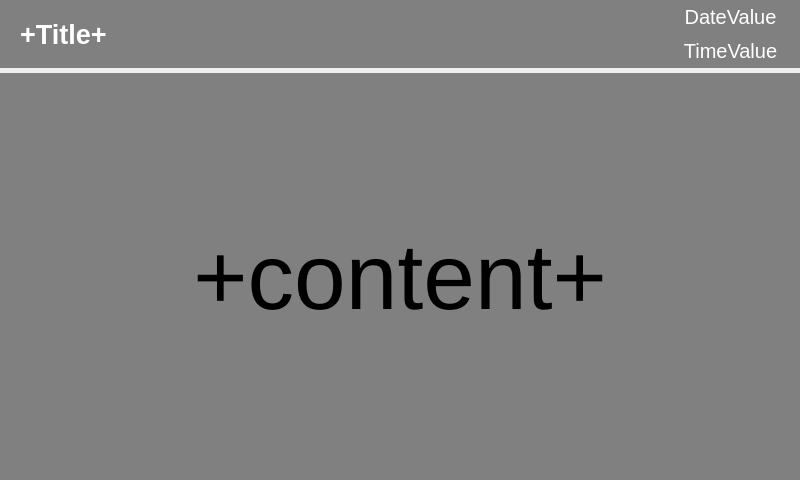
<?xml version="1.0" encoding="UTF-8"?>
<ui version="4.0">
 <class>InfScanCard</class>
 <widget class="QWidget" name="InfScanCard">
  <property name="geometry">
   <rect>
    <x>0</x>
    <y>0</y>
    <width>800</width>
    <height>480</height>
   </rect>
  </property>
  <property name="windowTitle">
   <string>Form</string>
  </property>
  <layout class="QVBoxLayout" name="verticalLayout_2" stretch="1,6">
   <property name="spacing">
    <number>5</number>
   </property>
   <property name="leftMargin">
    <number>0</number>
   </property>
   <property name="topMargin">
    <number>0</number>
   </property>
   <property name="rightMargin">
    <number>0</number>
   </property>
   <property name="bottomMargin">
    <number>0</number>
   </property>
   <item>
    <widget class="QWidget" name="titleLayout_this" native="true">
     <property name="sizePolicy">
      <sizepolicy hsizetype="Ignored" vsizetype="Ignored">
       <horstretch>0</horstretch>
       <verstretch>0</verstretch>
      </sizepolicy>
     </property>
     <property name="styleSheet">
      <string notr="true">background:Gray</string>
     </property>
     <property name="class" stdset="0">
      <string>lightPanelStyle</string>
     </property>
     <layout class="QHBoxLayout" name="titleLayout" stretch="6,1">
      <property name="spacing">
       <number>0</number>
      </property>
      <property name="leftMargin">
       <number>20</number>
      </property>
      <property name="topMargin">
       <number>0</number>
      </property>
      <property name="rightMargin">
       <number>15</number>
      </property>
      <property name="bottomMargin">
       <number>0</number>
      </property>
      <item>
       <widget class="QLabel" name="TitleValue">
        <property name="sizePolicy">
         <sizepolicy hsizetype="Ignored" vsizetype="Ignored">
          <horstretch>0</horstretch>
          <verstretch>0</verstretch>
         </sizepolicy>
        </property>
        <property name="font">
         <font>
          <pointsize>20</pointsize>
          <weight>75</weight>
          <bold>true</bold>
         </font>
        </property>
        <property name="styleSheet">
         <string notr="true">color:white</string>
        </property>
        <property name="text">
         <string>+Title+</string>
        </property>
        <property name="class" stdset="0">
         <string>clientTextTitleStyle</string>
        </property>
       </widget>
      </item>
      <item>
       <widget class="QWidget" name="verticalWidget" native="true">
        <property name="sizePolicy">
         <sizepolicy hsizetype="Ignored" vsizetype="Ignored">
          <horstretch>0</horstretch>
          <verstretch>0</verstretch>
         </sizepolicy>
        </property>
        <layout class="QVBoxLayout" name="verticalLayout_3">
         <property name="spacing">
          <number>0</number>
         </property>
         <property name="leftMargin">
          <number>0</number>
         </property>
         <property name="topMargin">
          <number>0</number>
         </property>
         <property name="rightMargin">
          <number>0</number>
         </property>
         <property name="bottomMargin">
          <number>0</number>
         </property>
         <item>
          <widget class="QLabel" name="DateValue">
           <property name="sizePolicy">
            <sizepolicy hsizetype="Ignored" vsizetype="Ignored">
             <horstretch>0</horstretch>
             <verstretch>0</verstretch>
            </sizepolicy>
           </property>
           <property name="font">
            <font>
             <pointsize>15</pointsize>
            </font>
           </property>
           <property name="styleSheet">
            <string notr="true">color:white</string>
           </property>
           <property name="text">
            <string>DateValue</string>
           </property>
           <property name="alignment">
            <set>Qt::AlignCenter</set>
           </property>
           <property name="class" stdset="0">
            <string>dateStyle</string>
           </property>
          </widget>
         </item>
         <item>
          <widget class="QLabel" name="TimeValue">
           <property name="sizePolicy">
            <sizepolicy hsizetype="Ignored" vsizetype="Ignored">
             <horstretch>0</horstretch>
             <verstretch>0</verstretch>
            </sizepolicy>
           </property>
           <property name="font">
            <font>
             <pointsize>15</pointsize>
            </font>
           </property>
           <property name="styleSheet">
            <string notr="true">color:white</string>
           </property>
           <property name="text">
            <string>TimeValue</string>
           </property>
           <property name="alignment">
            <set>Qt::AlignCenter</set>
           </property>
           <property name="class" stdset="0">
            <string>timeStyle</string>
           </property>
          </widget>
         </item>
        </layout>
       </widget>
      </item>
     </layout>
    </widget>
   </item>
   <item>
    <widget class="QWidget" name="ContentLayout" native="true">
     <property name="sizePolicy">
      <sizepolicy hsizetype="Ignored" vsizetype="Ignored">
       <horstretch>0</horstretch>
       <verstretch>0</verstretch>
      </sizepolicy>
     </property>
     <property name="styleSheet">
      <string notr="true">background:Gray</string>
     </property>
     <property name="class" stdset="0">
      <string>darkPanelStyle</string>
     </property>
     <layout class="QGridLayout" name="gridLayout">
      <item row="0" column="0">
       <widget class="QLabel" name="content">
        <property name="sizePolicy">
         <sizepolicy hsizetype="MinimumExpanding" vsizetype="Expanding">
          <horstretch>0</horstretch>
          <verstretch>0</verstretch>
         </sizepolicy>
        </property>
        <property name="font">
         <font>
          <pointsize>70</pointsize>
         </font>
        </property>
        <property name="text">
         <string>+content+</string>
        </property>
        <property name="alignment">
         <set>Qt::AlignCenter</set>
        </property>
        <property name="wordWrap">
         <bool>true</bool>
        </property>
       </widget>
      </item>
     </layout>
    </widget>
   </item>
  </layout>
 </widget>
 <resources/>
 <connections/>
</ui>
